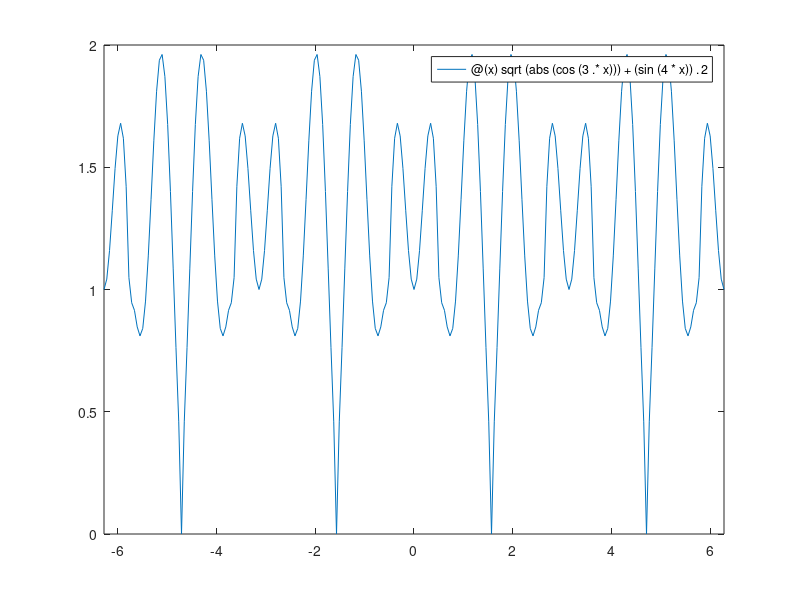

MATLAB code to generate this figure:
%x = -3:0.01:5;
%y = (x+5).^2;

%plot(x,y,"r");
%fplot(@(x)(5*sin(x))/(x + exp(-0.75.*x)) - (3/5).*x,[-5 10]);
fplot(@(x)sqrt(abs(cos(3.*x))) + (sin(4*x)).^2,[-2*pi 2*pi])

%x = (-pi:0.01:pi);
%y1 = sin(x);
%y2 = cos(x);

%plot(x,y1,"--g",x,y2,"r")

%xlabel("X-Axis");
%ylabel("Y-Axis");

%legend("The graph of function of x")

%v1 = [1 3 -5];
%v2 = [2 3 1];
%v3 = [5 9 -3];

%quiver3(0,0,0,v1(1),v1(2),v1(3));
%hold on
%quiver3(0,0,0,v2(1),v2(2),v2(3));
%quiver3(0,0,0,v3(1),v3(2),v3(3));
% hold off
% geometrically independent vectors



